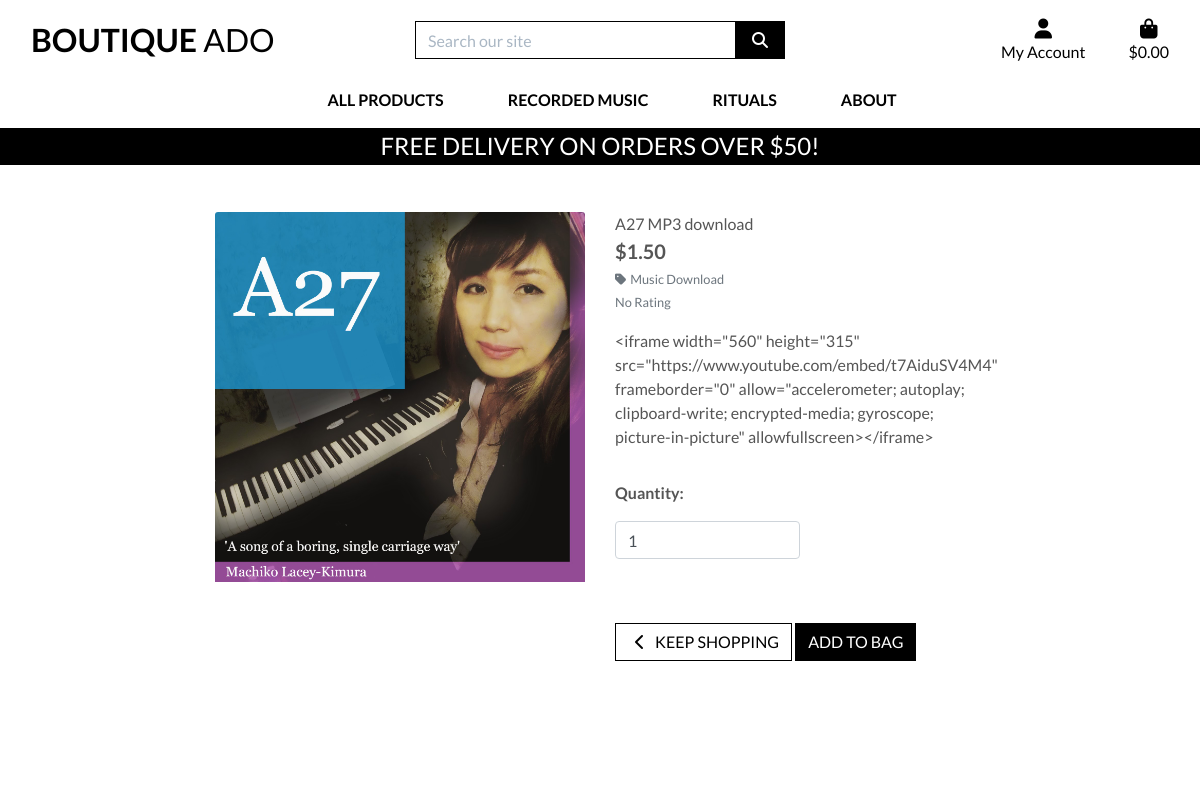
/products/1, run on the app's committed database.
### products/models.py (models this page shows, shortened)
class Product(models.Model):from django.db import models

class Category(models.Model):
    name = models.CharField(max_length=254)
    friendly_name = models.CharField(max_length=254, null=True, blank=True)

### products/views.py (the view)
# urls.py: path('<product_id>', views.product_detail, name='product_detail')
def product_detail(request, product_id):
    product = get_object_or_404(Product, pk=product_id)
    context = {
        'product': product,
    }
    return render(request, 'products/product_detail.html', context)

### bag/contexts.py (called while the page is built)
def bag_contents(request):
    bag_items = []
    total = 0
    product_count = 0
    if total < settings.FREE_DELIVERY_THRESHOLD:
        delivery = total * Decimal(settings.STANDARD_DELIVERY_PERCENTAGE / 100)
        free_delivery_delta = settings.FREE_DELIVERY_THRESHOLD - total
    else:
        delivery = 0
        free_delivery_delta = 0
    grand_total = delivery + total
    context = {
        'bag_items': bag_items,
        'total': total,
        'product_count': product_count,
        'delivery': delivery,
        'free_delivery_delta': free_delivery_delta,
        'free_delivery_threshold': settings.FREE_DELIVERY_THRESHOLD,
        'grand_total': grand_total,
    }
    return context

### products/templates/products/product_detail.html (shortened to what this page needs)
{% extends "base.html" %}
{% load static %}
{% block page_header %}
    <div class="container header-container">
    </div>
{% endblock %}
{% block content %}
    <div class="overlay"></div>
    <div class="container-fluid">
        <div class="row">
            <div class="col-12 col-md-6 col-lg-4 offset-lg-2">
                <div class="image-container my-5">
                    {% if product.image %}
                        <a href="{{ product.image.url }}" target="_blank">
                            <img class="card-img-top img-fluid" src="{{ product.image.url }}" alt="{{ product.name }}">
                        </a>
                        {% else %}
                        <a href="">
                            <img class="card-img-top img-fluid" src="{{ MEDIA_URL }}noimage.png" alt="{{ product.name }}">
                        </a>
                    {% endif %}
                </div>
            </div>
            <div class="col-12 col-md-6 col-lg-4">
                <div class="product-details-container mb-5 mt-md-5">
                    <p class="mb-0">{{ product.name }}</p>
                    <p class="lead mb-0 text-left font-weight-bold">${{ product.price }}</p>
                    {% if product.category %}
                    <p class="small mt-1 mb-0">
                        <a class="text-muted" href="{% url 'products' %}?category={{ product.category.name }}">
                            <i class="fas fa-tag mr-1"></i>{{ product.category.friendly_name }}
                        </a>
                    </p>
                    {% endif %}
                    {% if product.rating %}
                        <small class="text-muted"><i class="fas fa-star mr-1"></i>{{ product.rating }} / 5</small>
                    {% else %}
                        <small class="text-muted">No Rating</small>
                    {% endif %}
                    <p class="mt-3">{{ product.description }}</p>
                    <form class="form" action="{% url 'add_to_bag' product.id %}" method="POST">
                        <div class="form-row">
                            {% with product.has_sizes as s %}
                            <div class="col-12">
                                <p class="mt-3"><strong>Quantity:</strong></p>
                                <div class="form-group w-50">
                                    <div class="input-group">
                                        <input class="form-control qty_input" type="number" name="quantity" value="1" min="1" max="99" data-item_id="{{ product.id }}" id="id_qty_{{ product.id }}">
                                    </div>
                                </div>
                            </div>
                            <div class="col{% if s %}-12 mt-2{% endif %}">
                                <a href="{% url 'products' %}" class="btn btn-outline-black rounded-0 mt-5">
                                    <span class="icon">
                                        <i class="fas fa-chevron-left"></i>
                                    </span>
                                    <span class="text-uppercase">Keep Shopping</span>
                                </a>
                                <input type="submit" class="btn btn-black rounded-0 text-uppercase mt-5" value="Add to Bag">
                            </div>
                            {% endwith %}
                        </div>
                    </form>
                </div>
            </div>
        </div>
    </div>
{% endblock %}

### static/css/base.css (style rules this page uses)
html { height: 100%; }
body { background: url('/media/homepage_background_cropped.jpg') no-repeat center center fixed; background-size: cover; height: calc(100vh - 164px); color: #555; font-family: 'Lato'; }
.icon { align-items: center; display: inline-flex; justify-content: center; height: 1.5rem; width: 1.5rem; }
.btn-black { background: black; color: white; }
.btn-outline-black { background: white; color: black !important; border: 1px solid black; }
.overlay { height: 100%; width: 100%; top: 0; left: 0; position: fixed; background: white; z-index: -1; }
@media (min-width: 1200px) { .container { max-width: 80%; } }
@media (min-width: 992px) { .header-container { padding-top: 164px; } }

### data on the page
Product: image (picture), name "A27 MP3 download", price "1.50", category.friendly_name "Music Download", description "<iframe width=\"560\" height=\"315\" src=\"https://www.youtube.com/embed/t7AiduSV4M4\" frameborder=\"0\" allow=\"accelerometer; autoplay; clipboard-write; encrypted-media; gyroscope; picture-in-picture\" allowfullscreen></iframe>", quantity "1"

### other printed values
{{ free_delivery_threshold }} "50"
